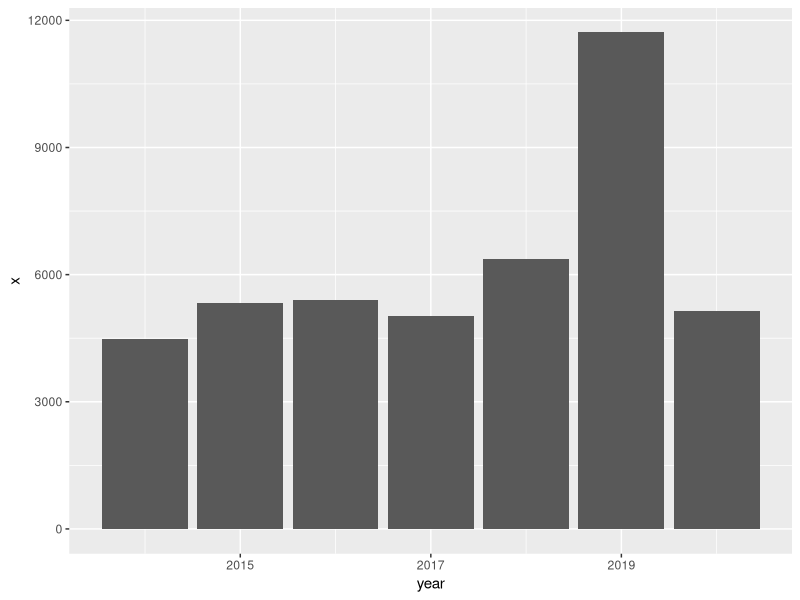
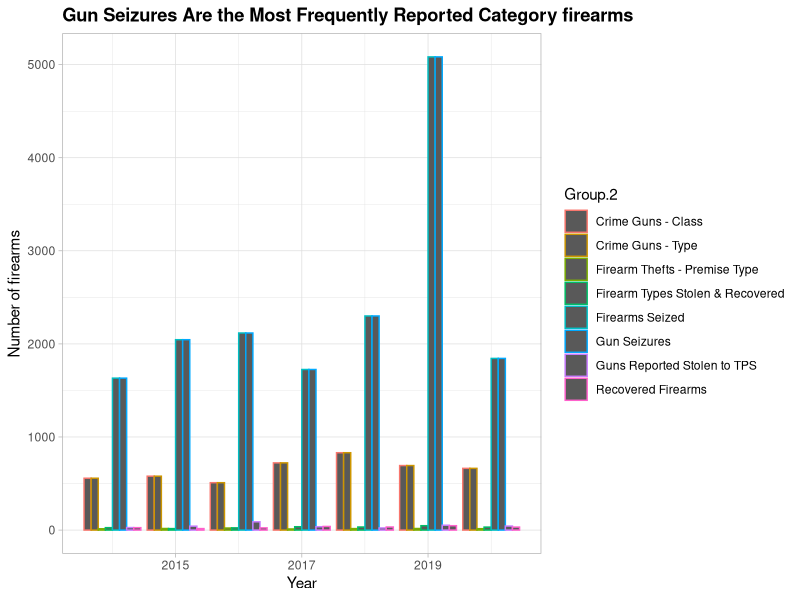

R code for these plots, in order:
library(tidyverse)
library(knitr)
library(dplyr)
library(knitr)
library(bookdown)
library(kableExtra)
library(ggplot2) 
data_firearms<-read.csv("Miscellaneous_Firearms_ASR_F_TBL_003.csv")
x<-head(data_firearms,n=10L)
x
sum_firearms<-aggregate(data_firearms$Count_,by=list(year=data_firearms$Year),sum)
ggplot(sum_firearms,aes(x=year,y=x))+geom_bar(stat = "identity",position = "dodge")
sum_category<-aggregate(data_firearms$Count_,by=list(data_firearms$Year,data_firearms$Category),sum)
ggplot(sum_category,aes(x=Group.1,y=x,color=Group.2))+geom_bar(stat = "identity",position = "dodge")+theme_light() +labs(x = "Year", y = "Number of firearms", title = "Gun Seizures Are the Most Frequently Reported Category firearms") +guides(color = guide_legend(override.aes = list(size=3)))+
  theme(plot.title = element_text(face = "bold"))
sum_type<-aggregate(data_firearms$Count_,by=list(data_firearms$Year,data_firearms$Type),sum)
type_table<-data.frame(Year=2014:2020,AirGun =sum_type[1:7,3], Antique=sum_type[8:14,3], CombinationGun=c(sum_type[15:18,3],"0",sum_type[19:20,3]),Commercial=sum_type[21:27,3],CommercialStorageFacility=c("0","0","0","0","0","2","0"),CommercialVersion=c("0","0","0",sum_type[29:32,3]),Crime=sum_type[33:39,3],DeemedNonFirearm=sum_type[40:46,0],Derringer=c("0","0","0",sum_type[47:50,3]),Handgun=sum_type[51:57,3],Intransit=c("1","0","0","0","0","0","0"),MachineGun=c("1","0","1","1","0","1","0"),NonCrime=sum_type[64:70,3],NonRestricted=sum_type[71:77,3],Other=sum_type[78:84,3],OutsideToronto=sum_type[85:91,3],Pistol=sum_type[92:98,3],Prohibited=sum_type[99:105,3],Replica=sum_type[106:112,3],Residential=sum_type[113:119,3],ResidentialStorageUnit=c("0","0","0","0","0","2","0"),Restricted=sum_type[121:127,3],Revolver=sum_type[128:134,3],Rifle=sum_type[135:141,3],SawedoffRifle=sum_type[142:148,3],SawedoffShotgun=c(sum_type[149:153,3],"36","27"),School=c("0","0","0","0","0","0","1"),Shotgun=sum_type[159:165,3],StartersPistol=sum_type[166:172,3],Street=c("0","0","1","0","0","0","0"),SubmachineGun=sum_type[174:180,3],Taser=c("1","0","0","0","0","0","0"),Toronto=sum_type[182:188,3],ToyGun=sum_type[189:195,3],Vehicle=c("0",sum_type[197:202,3]) )
knitr::kable(type_table,format = "pandoc")
